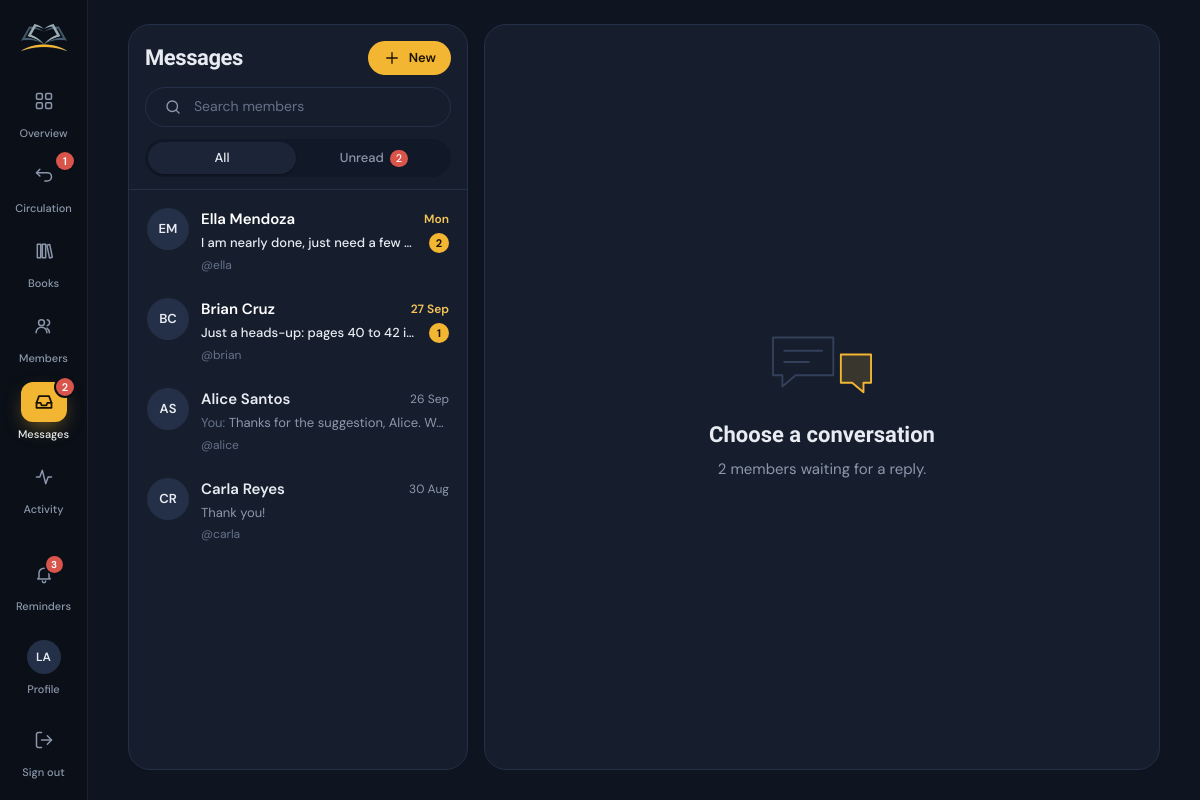
Page /admin/messages.php (signed in) on the committed database.
### tables this page shows
CREATE TABLE users (
  id            INT UNSIGNED AUTO_INCREMENT PRIMARY KEY,
  name          VARCHAR(120) NOT NULL,
  username      VARCHAR(60)  NOT NULL UNIQUE,
  email         VARCHAR(160) NULL,
  phone         VARCHAR(40)  NULL,
  password_hash VARCHAR(255) NOT NULL,
  role          ENUM('admin','member') NOT NULL DEFAULT 'member',
  is_active     TINYINT(1)   NOT NULL DEFAULT 1,
  last_login_at DATETIME     NULL,
  created_at    DATETIME     NOT NULL DEFAULT CURRENT_TIMESTAMP,
  INDEX idx_users_role (role)
);

### includes/db.php (called while the page is built, shortened)
<?php
function db(): PDO
{
    static $pdo = null;
    if ($pdo) return $pdo;
    $c = config('db');
    try {
        if ($c['driver'] === 'sqlite') {
            $pdo = new PDO('sqlite:' . $c['sqlite_path']);
            $pdo->exec('PRAGMA foreign_keys = ON');
        } else {
            $dsn = sprintf('mysql:host=%s;port=%d;dbname=%s;charset=utf8mb4', $c['host'], $c['port'], $c['name']);
            $pdo = new PDO($dsn, $c['user'], $c['pass']);
            $pdo->exec("SET time_zone = '" . date('P') . "'");
        }
    } catch (PDOException $e) {
        http_response_code(500);
        $hint = config('debug')
            ? htmlspecialchars($e->getMessage())
            : 'Please try again later.';
        exit('<!doctype html><meta charset="utf-8"><title>Database unavailable</title>'
            . '<body style="margin:0;background:#0E1420;color:#E8ECF2;font-family:system-ui,sans-serif">'
            . '<div style="max-width:560px;margin:15vh auto;padding:0 24px;line-height:1.55">'
            . '<h1 style="font-weight:600">Can\'t reach the database</h1>'
            . '<p>BookTrack could not connect to MySQL. Make sure MySQL is running in XAMPP, then open '
            . '<a style="color:#F5C55A" href="' . htmlspecialchars(url('setup.php')) . '">setup.php</a> to create the database '
            . '(or import <code>database/booktrack.sql</code> in phpMyAdmin).</p>'
            . '<pre style="white-space:pre-wrap;background:#161E2D;border:1px solid #243047;padding:12px;border-radius:10px;color:#B4BDCC">' . $hint . '</pre></div></body>');
    }
    $pdo->setAttribute(PDO::ATTR_ERRMODE, PDO::ERRMODE_EXCEPTION);
    $pdo->setAttribute(PDO::ATTR_DEFAULT_FETCH_MODE, PDO::FETCH_ASSOC);
    $pdo->setAttribute(PDO::ATTR_EMULATE_PREPARES, false);
    return $pdo;
}
function q(string $sql, array $params = []): PDOStatement
{
    $stmt = db()->prepare($sql);
    $stmt->execute($params);
    return $stmt;
}
function q_all(string $sql, array $params = []): array
{
    return q($sql, $params)->fetchAll();
}
function q_one(string $sql, array $params = []): ?array
{
    $row = q($sql, $params)->fetch();
    return $row === false ? null : $row;
}
function q_val(string $sql, array $params = [])
{
    $v = q($sql, $params)->fetchColumn();
    return $v === false ? null : $v;
}

### includes/auth.php (called while the page is built, shortened)
<?php
function current_user(bool $refresh = false): ?array
{
    static $cache = [];
    $id = $_SESSION['user_id'] ?? null;
    if ($refresh || !array_key_exists($id, $cache)) {
        $cache[$id] = q_one('SELECT id, name, username, email, phone, role, is_active, created_at FROM users WHERE id = ?', [$id]);
    }
    $user = $cache[$id];
    return $user;
}
function home_for(array $user): string
{
    return $user['role'] === 'admin' ? 'admin/index.php' : 'discover.php';
}
function require_login(): array
{
    $user = current_user();
    return $user;
}
function require_role(string $role): array
{
    $user = require_login();
    return $user;
}

### includes/chat.php (called while the page is built, shortened)
<?php
function chat_ensure_schema(): void
{
    static $done = false;
    if ($done) return;
    $done = true;
    try {
        db()->query('SELECT 1 FROM chat_messages LIMIT 1');
        return;
    } catch (PDOException $e) {
    }
}
function chat_unread_conversations(): int
{
    return (int)q_val("SELECT COUNT(DISTINCT member_id) FROM chat_messages WHERE sender = 'member' AND read_at IS NULL");
}
function chat_conversations(string $search = '', bool $unreadOnly = false): array
{
    chat_ensure_schema();
    $where = [];
    $params = [];
    $sql = "SELECT u.id, u.name, u.username, u.is_active, m.body, m.sender, m.created_at, COALESCE(un.n, 0) AS unread
            FROM users u
            JOIN (SELECT member_id, MAX(id) AS last_id FROM chat_messages GROUP BY member_id) lm ON lm.member_id = u.id
            JOIN chat_messages m ON m.id = lm.last_id
            LEFT JOIN (SELECT member_id, COUNT(*) AS n FROM chat_messages WHERE sender = 'member' AND read_at IS NULL GROUP BY member_id) un ON un.member_id = u.id"
        . ($where ? ' WHERE ' . implode(' AND ', $where) : '')
        . ' ORDER BY m.id DESC';
    return q_all($sql, $params);
}
function chat_short_time(string $datetime): string
{
    $d = substr($datetime, 0, 10);
    if (strtotime($d) > strtotime('-6 days')) return fmt_date($datetime, 'D');
    return fmt_date($datetime, 'j M');
}

### includes/bootstrap.php (called while the page is built, shortened)
<?php
function config(string $key, $default = null)
{
    $value = $GLOBALS['__config'];
    foreach (explode('.', $key) as $part) {
        $value = $value[$part];
    }
    return $value;
}
require_once __DIR__ . '/db.php';
require_once __DIR__ . '/helpers.php';
require_once __DIR__ . '/auth.php';
require_once __DIR__ . '/library.php';
require_once __DIR__ . '/chat.php';

### includes/library.php (called while the page is built, shortened)
<?php
function reminders_for(array $user): array
{
    $items = [];
    if ($user['role'] === 'admin') {
        $requests = q_all("SELECT l.id, b.title, u.name FROM loans l JOIN books b ON b.id = l.book_id JOIN users u ON u.id = l.user_id
                           WHERE l.status = 'return_requested' ORDER BY l.id DESC LIMIT 5");
        foreach ($requests as $r) {
            $items[] = ['tone' => 'info', 'icon' => 'swap', 'title' => 'Ready to check in',
                'text' => $r['name'] . ' is returning “' . $r['title'] . '”', 'url' => url('admin/loans.php', ['tab' => 'requests'])];
        }
        $overdue = (int)q_val("SELECT COUNT(*) FROM loans WHERE status = 'borrowed' AND due_at < ?", [today()]);
        if ($overdue) $items[] = ['tone' => 'late', 'icon' => 'clock', 'title' => plural($overdue, 'overdue book'),
            'text' => 'Follow up with the members who have them', 'url' => url('admin/loans.php', ['tab' => 'overdue'])];
        $waiting = chat_unread_conversations();
        if ($waiting) $items[] = ['tone' => 'info', 'icon' => 'message', 'title' => plural($waiting, 'member') . ' waiting for a reply',
            'text' => 'Open the inbox to answer', 'url' => url('admin/messages.php')];
        return $items;
    }
    return $items;
}

### admin/messages.php (the view, shortened to what this page needs)
<?php
require __DIR__ . '/../includes/bootstrap.php';
$user = require_role('admin');
$search = input('q');
$filter = input('filter') === 'unread' ? 'unread' : 'all';
$selectedId = input_int('member');
$member = $selectedId
    ? q_one("SELECT id, name, username, email, phone, is_active, created_at FROM users WHERE id = ? AND role = 'member'", [$selectedId])
    : null;
$conversations = chat_conversations($search, $filter === 'unread');
$unreadTotal = chat_unread_conversations();
$active = 'messages';
$bodyClass = 'page-chat';
require __DIR__ . '/../includes/partials/header.php';
$listUrl = fn(array $extra = []) => url('admin/messages.php', array_filter($extra + ['q' => $search, 'filter' => $filter === 'unread' ? 'unread' : '']));
?>
<div class="inbox <?= $member ? 'has-open' : '' ?>">
  <aside class="inbox__list" aria-label="Conversations">
    <div class="inbox__top">
      <div class="row" style="justify-content:space-between">
        <h2>Messages</h2>
        <button class="btn btn--sm" type="button" data-open="new-chat"><?= icon('plus') ?> New</button>
      </div>
      <form method="get" class="search search--sm" role="search">
        <?= icon('search') ?>
        <input id="conv-q" type="search" name="q" autocomplete="off" spellcheck="false" value="<?= e($search) ?>" placeholder="Search members" data-filter-list="#conv-list">
      </form>
      <nav class="seg" aria-label="Filter conversations">
        <a href="<?= e(url('admin/messages.php', array_filter(['q' => $search]))) ?>" <?= $filter === 'all' ? 'aria-current="page"' : '' ?>>All</a>
        <a href="<?= e(url('admin/messages.php', array_filter(['q' => $search, 'filter' => 'unread']))) ?>" <?= $filter === 'unread' ? 'aria-current="page"' : '' ?>>Unread<?php if ($unreadTotal): ?> <span class="count"><?= $unreadTotal ?></span><?php endif; ?></a>
      </nav>
    </div>
    <?php if ($conversations): ?>
      <ul class="conv-list" id="conv-list">
        <?php foreach ($conversations as $c): $open = $member && (int)$member['id'] === (int)$c['id']; ?>
          <li data-filter-text="<?= e(mb_strtolower($c['name'] . ' ' . $c['username'])) ?>">
            <a class="conv <?= (int)$c['unread'] ? 'is-unread' : '' ?>" href="<?= e($listUrl(['member' => $c['id']])) ?>" <?= $open ? 'aria-current="true"' : '' ?>>
              <span class="avatar"><?= e(initials($c['name'])) ?></span>
              <span class="conv__body">
                <span class="conv__row">
                  <span class="conv__name"><?= e($c['name']) ?></span>
                  <time class="conv__time" datetime="<?= e(date('c', strtotime($c['created_at']))) ?>"><?= e(chat_short_time($c['created_at'])) ?></time>
                </span>
                <span class="conv__row">
                  <span class="conv__preview"><?= $c['sender'] === 'library' ? '<span class="conv__you">You: </span>' : '' ?><?= e(mb_strimwidth(preg_replace('/\s+/', ' ', $c['body']), 0, 90, '…')) ?></span>
                  <?php if ((int)$c['unread']): ?><span class="conv__badge" aria-label="<?= (int)$c['unread'] ?> unread"><?= (int)$c['unread'] ?></span><?php endif; ?>
                </span>
                <span class="conv__user">@<?= e($c['username']) ?><?= (int)$c['is_active'] ? '' : ', deactivated' ?></span>
              </span>
            </a>
          </li>
        <?php endforeach; ?>
      </ul>
    <?php endif; ?>
  </aside>
  <div class="inbox__chat">
    <?php if ($member):
        $mine = 'library';
        $memberId = (int)$member['id'];
        $backUrl = $listUrl();
        $badges = [];
        if ($overdueCount) $badges[] = '<span class="badge badge--danger">' . $overdueCount . ' overdue</span>';
        if ($loanCount) $badges[] = '<span class="badge badge--info">' . plural($loanCount, 'book') . ' on loan</span>';
        if (!(int)$member['is_active']) $badges[] = '<span class="badge badge--muted">Deactivated</span>';
        $chatHead = '<span class="chat__avatar avatar">' . e(initials($member['name'])) . '</span>'
            . '<div class="chat__who"><strong>' . e($member['name']) . '</strong>'
            . '<span>@' . e($member['username']) . ($member['email'] ? ', ' . e($member['email']) : '') . '</span></div>'
            . '<div class="chat__badges">' . implode('', $badges) . '</div>'
            . '<a class="btn btn--ghost btn--sm chat__action" href="' . e(url('admin/loans.php', ['q' => $member['username'], 'tab' => 'active'])) . '">' . icon('swap') . ' Loans</a>';
        $emptyHint = 'No messages with ' . $member['name'] . ' yet. Write the first one below.';
        $quick = [
            'Your book is ready to pick up at the desk.',
            'Thanks for letting us know. We\'ll look into it.',
            'Friendly reminder: your book is overdue. Please return it soon.',
        ];
        include __DIR__ . '/../includes/partials/chat_view.php';
    else: ?>
      <div class="chat chat--placeholder">
        <div class="empty">
          <?= empty_art('chat') ?>
          <h3>Choose a conversation</h3>
          <p><?= $unreadTotal ? plural($unreadTotal, 'member') . ' waiting for a reply.' : 'Pick a member on the left, or start a new conversation.' ?></p>
        </div>
      </div>
    <?php endif; ?>
  </div>
</div>
<?php require __DIR__ . '/../includes/partials/footer.php'; ?>

### includes/partials/header.php (shortened to what this page needs)
<?php
$user = current_user();
$active = $active ?? '';
$isAdmin = $user && $user['role'] === 'admin';
if ($user && !$isAdmin) {
    $navCounts = [
        'loans'    => active_loan_count((int)$user['id']),
        'messages' => unread_replies((int)$user['id']),
    ];
    $nav = [
        ['discover.php', 'discover', 'compass', 'Discover'],
        ['loans.php', 'loans', 'book', 'My loans', $navCounts['loans']],
        ['favorites.php', 'favorites', 'heart', 'Favorites'],
        ['messages.php', 'messages', 'message', 'Messages', $navCounts['messages']],
    ];
} elseif ($isAdmin) {
    $navCounts = [
        'returns'  => (int)q_val("SELECT COUNT(*) FROM loans WHERE status = 'return_requested'"),
        'messages' => chat_unread_conversations(),
    ];
    $nav = [
        ['admin/index.php', 'overview', 'grid', 'Overview'],
        ['admin/loans.php', 'loans', 'swap', 'Circulation', $navCounts['returns']],
        ['admin/books.php', 'books', 'books', 'Books'],
        ['admin/members.php', 'members', 'users', 'Members'],
        ['admin/messages.php', 'messages', 'inbox', 'Messages', $navCounts['messages']],
        ['admin/activity.php', 'activity', 'activity', 'Activity'],
    ];
}
$theme = ($_COOKIE['bt_theme'] ?? '') === 'light' ? 'light' : 'dark';
$reminders = $user ? reminders_for($user) : [];
?><!doctype html>
<html lang="en" data-theme="<?= $theme ?>">
<head>
  <link rel="stylesheet" href="<?= e(asset('css/app.css')) ?>">
</head>
<body class="<?= e($bodyClass ?? '') ?>"<?= $user ? ' data-search-api="' . e(url('api/search.php')) . '"' : '' ?>>
<?php if ($user):
    $home = url(home_for($user));
?>
<div class="app" id="app">
  <aside class="sidebar" id="sidebar" aria-label="Sidebar">
    <a class="brand" href="<?= e($home) ?>" aria-label="BookTrack home">
      <img src="<?= e(asset('img/logo.png')) ?>" alt="" width="46" height="27">
    </a>
    <nav class="nav" aria-label="Main">
      <?php foreach ($nav as $item): ?>
        <a href="<?= e(url($item[0])) ?>" <?= $active === $item[1] ? 'aria-current="page"' : '' ?>>
          <span class="nav__icon"><?= icon($item[2]) ?></span>
          <span class="nav__label"><?= e($item[3]) ?></span>
          <?php if (!empty($item[4])): ?><span class="count" aria-label="<?= (int)$item[4] ?> new"><?= (int)$item[4] ?></span><?php endif; ?>
        </a>
      <?php endforeach; ?>
    </nav>
    <div class="rail-user">
      <button class="rail-bell" type="button" popovertarget="reminders" aria-label="Reminders<?= $reminders ? ', ' . count($reminders) . ' new' : '' ?>">
        <span class="nav__icon"><?= icon('bell') ?><?php if ($reminders): ?><span class="count"><?= count($reminders) > 9 ? '9+' : count($reminders) ?></span><?php endif; ?></span>
        <span class="nav__label">Reminders</span>
      </button>
      <a class="rail-account" href="<?= e(url('profile.php')) ?>" <?= $active === 'profile' ? 'aria-current="page"' : '' ?> title="<?= e($user['name']) ?>">
        <span class="nav__icon"><span class="avatar"><?= e(initials($user['name'])) ?></span></span>
        <span class="nav__label">Profile</span>
      </a>
      <form method="post" action="<?= e(url('logout.php')) ?>">
        <button class="rail-signout" type="submit"><span class="nav__icon"><?= icon('logout') ?></span><span class="nav__label">Sign out</span></button>
      </form>
    </div>
  </aside>
  <div class="shell">
    <main class="main" id="main">
<?php endif; ?>

### rows in the picture
users: name "LA"
users: name "EM", name "Ella Mendoza", created_at "Mon", body "I am nearly done, just need a few…", unread "2", username "ella"
users: name "BC", name "Brian Cruz", created_at "27 Sep", body "Just a heads-up: pages 40 to 42 i…", unread "1", username "brian"
users: name "AS", name "Alice Santos", created_at "26 Sep", shows "You:", body "Thanks for the suggestion, Alice. W…", username "alice"
users: name "CR", name "Carla Reyes", created_at "30 Aug", body "Thank you!", username "carla"

### other values in the picture
$item[3] "Overview"
$item[3] "Circulation"
$item[4] "1"
$item[3] "Books"
$item[3] "Members"
$item[3] "Messages"
$item[4] "2"
$item[3] "Activity"
count($reminders) "3"
$unreadTotal "2"
plural($unreadTotal, 'member') "2 members"
